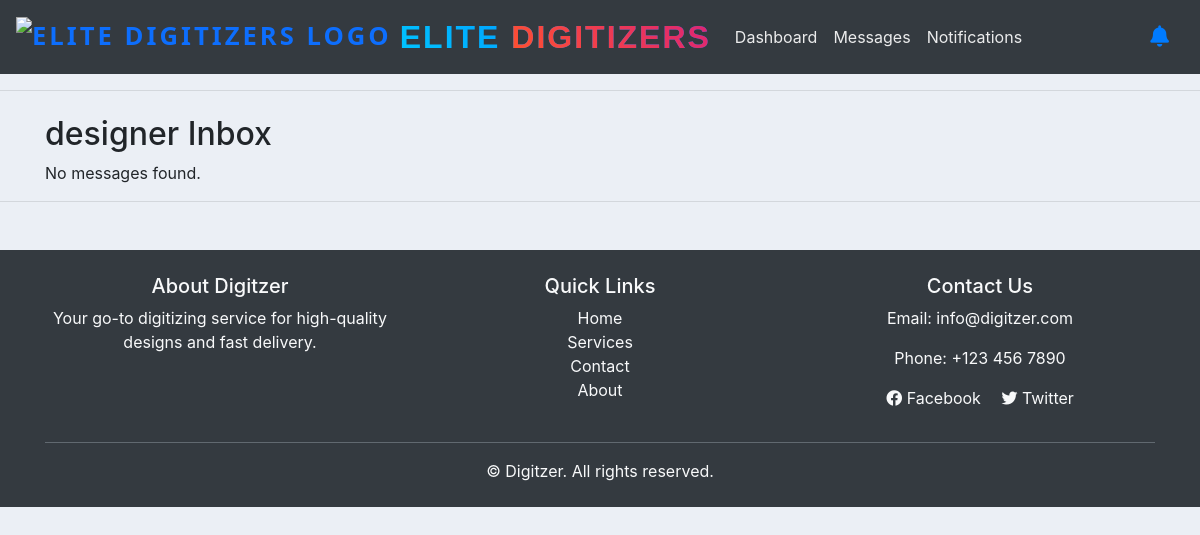
The app's page /designer/inbox/ (signed in), older data.
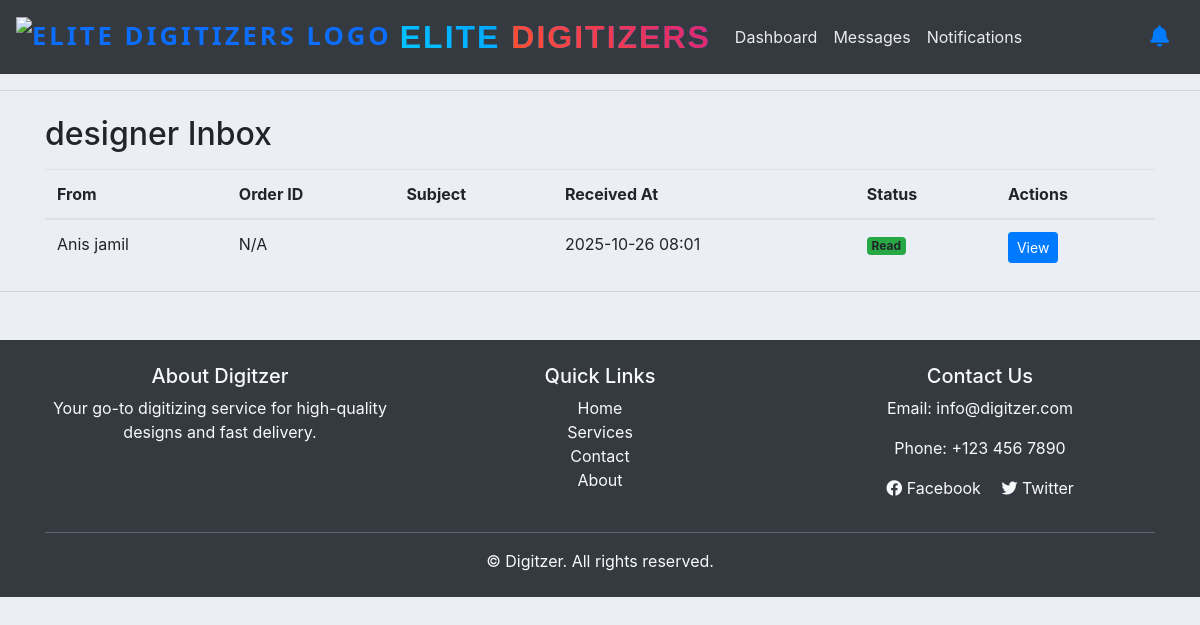
The same page, newer data.
### accounts/models.py (models this page shows, shortened)
class DesignerMessage(models.Model):
    sender = models.ForeignKey(User, related_name='sent_messages', on_delete=models.CASCADE)
    receiver = models.ForeignKey(User, related_name='received_messages', on_delete=models.CASCADE)
    order = models.ForeignKey('Order', on_delete=models.CASCADE, null=True, blank=True)
    subject = models.CharField(max_length=255)
    message = models.TextField()
    timestamp = models.DateTimeField(auto_now_add=True)
    attachment = models.FileField(upload_to='message_attachments/', null=True, blank=True)
    is_read = models.BooleanField(default=False)

### accounts/decorators.py (the view)
        def wrapper_func(request, *args, **kwargs):
            group = None
            if request.user.groups.exists():
                group = request.user.groups.all()[0].name
            if group in allowed_roles:
                return view_func(request, *args, **kwargs)
            else:
                return HttpResponse("You are not authorized to view this page.")

### accounts/views.py (called while the page is built)
@login_required(login_url='login')
@allowed_users(allowed_roles=['designer'])
def designer_inbox(request):
    order_id = request.GET.get('order_id')
    messages = DesignerMessage.objects.filter(receiver=request.user)
    if order_id:
        messages = messages.filter(order__id=order_id)
    return render(request, 'designer/inbox.html', {
        'messages': messages.order_by('-timestamp'),
        'order_filter': order_id
    })

### templates/designer/inbox.html
{% extends 'accounts/main.html' %}
{% block content %}
<div class="container mt-4">
    <h2>designer Inbox</h2>
    {% if messages %}
        <table class="table table-hover mt-3">
            <thead>
                <tr>
                    <th>From</th>
                    <th>Order ID</th>
                    <th>Subject</th>
                    <th>Received At</th>
                    <th>Status</th>
                    <th>Actions</th>
                </tr>
            </thead>
            <tbody>
                {% for msg in messages %}
                <tr class="{% if not msg.is_read %}table-warning{% endif %}">
                    <td>{{ msg.sender.get_full_name|default:msg.sender.username }}</td>
                    <td>
                        {% if msg.order %}
                            <a href="{% url 'order_detail' msg.order.id %}">{{ msg.order.id }}</a>
                        {% else %}
                            N/A
                        {% endif %}
                    </td>
                    <td>{{ msg.subject }}</td>
                    <td>{{ msg.timestamp|date:"Y-m-d H:i" }}</td>
                    <td>
                        {% if msg.is_read %}
                            <span class="badge bg-success">Read</span>
                        {% else %}
                            <span class="badge bg-warning text-dark">Unread</span>
                        {% endif %}
                    </td>
                    <td>
                        <a href="{% url 'view_message' msg.id %}" class="btn btn-sm btn-primary">View</a>
                    </td>
                </tr>
                {% endfor %}
            </tbody>
        </table>
    {% else %}
        <p>No messages found.</p>
    {% endif %}
</div>
{% endblock %}

Row changes from the older to the newer data that the page shows:
added DesignerMessage: sender.get_full_name "Anis jamil", shows "N/A", timestamp "2025-10-26 08:01", is_read "Read"
Text that changed along with them:
text no longer shown: "No messages found."
text now shown: "From Order ID Subject Received At Status Actions"
